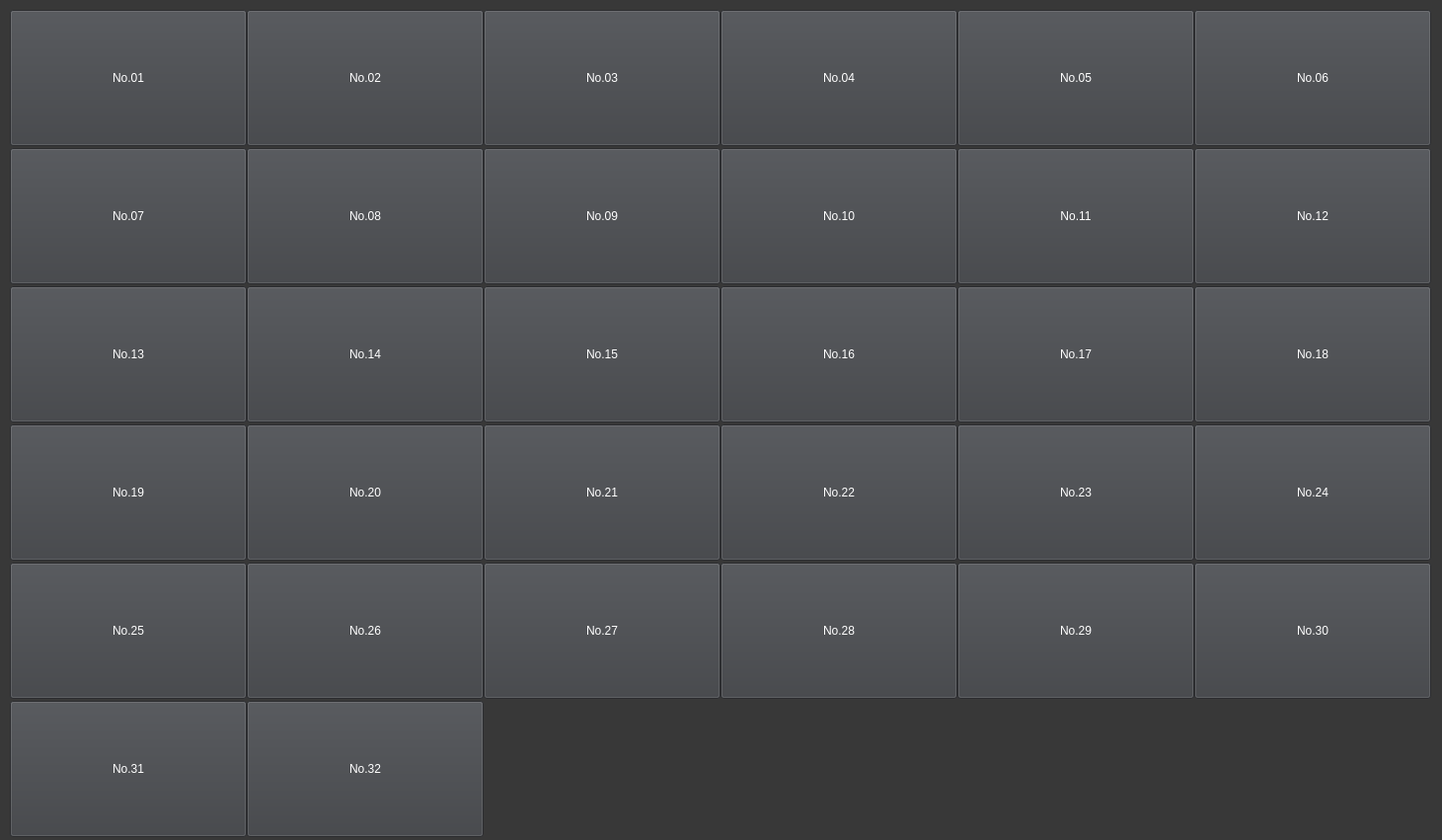
   <widget class="QWidget" name="widget_5" native="true">
    <property name="geometry">
     <rect>
      <x>480</x>
      <y>0</y>
      <width>1461</width>
      <height>851</height>
     </rect>
    </property>
    <property name="styleSheet">
     <string notr="true">background-color: rgb(56, 56, 56);</string>
    </property>
    <widget class="QPushButton" name="cmraBt_01">
     <property name="geometry">
      <rect>
       <x>10</x>
       <y>10</y>
       <width>240</width>
       <height>138</height>
      </rect>
     </property>
     <property name="styleSheet">
      <string notr="true">font: 75 14pt &quot;맑은 고딕&quot;;
color: rgb(255, 255, 255);
background-color: rgb(61, 63, 67);</string>
     </property>
     <property name="text">
      <string>No.01</string>
     </property>
    </widget>
    <widget class="QPushButton" name="cmraBt_02">
     <property name="geometry">
      <rect>
       <x>250</x>
       <y>10</y>
       <width>240</width>
       <height>138</height>
      </rect>
     </property>
     <property name="styleSheet">
      <string notr="true">font: 75 14pt &quot;맑은 고딕&quot;;
color: rgb(255, 255, 255);
background-color: rgb(61, 63, 67);</string>
     </property>
     <property name="text">
      <string>No.02</string>
     </property>
    </widget>
    <widget class="QPushButton" name="cmraBt_03">
     <property name="geometry">
      <rect>
       <x>490</x>
       <y>10</y>
       <width>240</width>
       <height>138</height>
      </rect>
     </property>
     <property name="styleSheet">
      <string notr="true">font: 75 14pt &quot;맑은 고딕&quot;;
color: rgb(255, 255, 255);
background-color: rgb(61, 63, 67);</string>
     </property>
     <property name="text">
      <string>No.03</string>
     </property>
    </widget>
    <widget class="QPushButton" name="cmraBt_04">
     <property name="geometry">
      <rect>
       <x>730</x>
       <y>10</y>
       <width>240</width>
       <height>138</height>
      </rect>
     </property>
     <property name="styleSheet">
      <string notr="true">font: 75 14pt &quot;맑은 고딕&quot;;
color: rgb(255, 255, 255);
background-color: rgb(61, 63, 67);</string>
     </property>
     <property name="text">
      <string>No.04</string>
     </property>
    </widget>
    <widget class="QPushButton" name="cmraBt_05">
     <property name="geometry">
      <rect>
       <x>970</x>
       <y>10</y>
       <width>240</width>
       <height>138</height>
      </rect>
     </property>
     <property name="styleSheet">
      <string notr="true">font: 75 14pt &quot;맑은 고딕&quot;;
color: rgb(255, 255, 255);
background-color: rgb(61, 63, 67);</string>
     </property>
     <property name="text">
      <string>No.05</string>
     </property>
    </widget>
    <widget class="QPushButton" name="cmraBt_06">
     <property name="geometry">
      <rect>
       <x>1210</x>
       <y>10</y>
       <width>240</width>
       <height>138</height>
      </rect>
     </property>
     <property name="styleSheet">
      <string notr="true">font: 75 14pt &quot;맑은 고딕&quot;;
color: rgb(255, 255, 255);
background-color: rgb(61, 63, 67);</string>
     </property>
     <property name="text">
      <string>No.06</string>
     </property>
    </widget>
    <widget class="QPushButton" name="cmraBt_07">
     <property name="geometry">
      <rect>
       <x>10</x>
       <y>150</y>
       <width>240</width>
       <height>138</height>
      </rect>
     </property>
     <property name="styleSheet">
      <string notr="true">font: 75 14pt &quot;맑은 고딕&quot;;
color: rgb(255, 255, 255);
background-color: rgb(61, 63, 67);</string>
     </property>
     <property name="text">
      <string>No.07</string>
     </property>
    </widget>
    <widget class="QPushButton" name="cmraBt_13">
     <property name="geometry">
      <rect>
       <x>10</x>
       <y>290</y>
       <width>240</width>
       <height>138</height>
      </rect>
     </property>
     <property name="styleSheet">
      <string notr="true">font: 75 14pt &quot;맑은 고딕&quot;;
color: rgb(255, 255, 255);
background-color: rgb(61, 63, 67);</string>
     </property>
     <property name="text">
      <string>No.13</string>
     </property>
    </widget>
    <widget class="QPushButton" name="cmraBt_19">
     <property name="geometry">
      <rect>
       <x>10</x>
       <y>430</y>
       <width>240</width>
       <height>138</height>
      </rect>
     </property>
     <property name="styleSheet">
      <string notr="true">font: 75 14pt &quot;맑은 고딕&quot;;
color: rgb(255, 255, 255);
background-color: rgb(61, 63, 67);</string>
     </property>
     <property name="text">
      <string>No.19</string>
     </property>
    </widget>
    <widget class="QPushButton" name="cmraBt_25">
     <property name="geometry">
      <rect>
       <x>10</x>
       <y>570</y>
       <width>240</width>
       <height>138</height>
      </rect>
     </property>
     <property name="styleSheet">
      <string notr="true">font: 75 14pt &quot;맑은 고딕&quot;;
color: rgb(255, 255, 255);
background-color: rgb(61, 63, 67);</string>
     </property>
     <property name="text">
      <string>No.25</string>
     </property>
    </widget>
    <widget class="QPushButton" name="cmraBt_31">
     <property name="geometry">
      <rect>
       <x>10</x>
       <y>710</y>
       <width>240</width>
       <height>138</height>
      </rect>
     </property>
     <property name="styleSheet">
      <string notr="true">font: 75 14pt &quot;맑은 고딕&quot;;
color: rgb(255, 255, 255);
background-color: rgb(61, 63, 67);</string>
     </property>
     <property name="text">
      <string>No.31</string>
     </property>
    </widget>
    <widget class="QPushButton" name="cmraBt_08">
     <property name="geometry">
      <rect>
       <x>250</x>
       <y>150</y>
       <width>240</width>
       <height>138</height>
      </rect>
     </property>
     <property name="styleSheet">
      <string notr="true">font: 75 14pt &quot;맑은 고딕&quot;;
color: rgb(255, 255, 255);
background-color: rgb(61, 63, 67);</string>
     </property>
     <property name="text">
      <string>No.08</string>
     </property>
    </widget>
    <widget class="QPushButton" name="cmraBt_09">
     <property name="geometry">
      <rect>
       <x>490</x>
       <y>150</y>
       <width>240</width>
       <height>138</height>
      </rect>
     </property>
     <property name="styleSheet">
      <string notr="true">font: 75 14pt &quot;맑은 고딕&quot;;
color: rgb(255, 255, 255);
background-color: rgb(61, 63, 67);</string>
     </property>
     <property name="text">
      <string>No.09</string>
     </property>
    </widget>
    <widget class="QPushButton" name="cmraBt_10">
     <property name="geometry">
      <rect>
       <x>730</x>
       <y>150</y>
       <width>240</width>
       <height>138</height>
      </rect>
     </property>
     <property name="styleSheet">
      <string notr="true">font: 75 14pt &quot;맑은 고딕&quot;;
color: rgb(255, 255, 255);
background-color: rgb(61, 63, 67);</string>
     </property>
     <property name="text">
      <string>No.10</string>
     </property>
    </widget>
    <widget class="QPushButton" name="cmraBt_11">
     <property name="geometry">
      <rect>
       <x>970</x>
       <y>150</y>
       <width>240</width>
       <height>138</height>
      </rect>
     </property>
     <property name="styleSheet">
      <string notr="true">font: 75 14pt &quot;맑은 고딕&quot;;
color: rgb(255, 255, 255);
background-color: rgb(61, 63, 67);</string>
     </property>
     <property name="text">
      <string>No.11</string>
     </property>
    </widget>
    <widget class="QPushButton" name="cmraBt_12">
     <property name="geometry">
      <rect>
       <x>1210</x>
       <y>150</y>
       <width>240</width>
       <height>138</height>
      </rect>
     </property>
     <property name="styleSheet">
      <string notr="true">font: 75 14pt &quot;맑은 고딕&quot;;
color: rgb(255, 255, 255);
background-color: rgb(61, 63, 67);</string>
     </property>
     <property name="text">
      <string>No.12</string>
     </property>
    </widget>
    <widget class="QPushButton" name="cmraBt_14">
     <property name="geometry">
      <rect>
       <x>250</x>
       <y>290</y>
       <width>240</width>
       <height>138</height>
      </rect>
     </property>
     <property name="styleSheet">
      <string notr="true">font: 75 14pt &quot;맑은 고딕&quot;;
color: rgb(255, 255, 255);
background-color: rgb(61, 63, 67);</string>
     </property>
     <property name="text">
      <string>No.14</string>
     </property>
    </widget>
    <widget class="QPushButton" name="cmraBt_15">
     <property name="geometry">
      <rect>
       <x>490</x>
       <y>290</y>
       <width>240</width>
       <height>138</height>
      </rect>
     </property>
     <property name="styleSheet">
      <string notr="true">font: 75 14pt &quot;맑은 고딕&quot;;
color: rgb(255, 255, 255);
background-color: rgb(61, 63, 67);</string>
     </property>
     <property name="text">
      <string>No.15</string>
     </property>
    </widget>
    <widget class="QPushButton" name="cmraBt_16">
     <property name="geometry">
      <rect>
       <x>730</x>
       <y>290</y>
       <width>240</width>
       <height>138</height>
      </rect>
     </property>
     <property name="styleSheet">
      <string notr="true">font: 75 14pt &quot;맑은 고딕&quot;;
color: rgb(255, 255, 255);
background-color: rgb(61, 63, 67);</string>
     </property>
     <property name="text">
      <string>No.16</string>
     </property>
    </widget>
    <widget class="QPushButton" name="cmraBt_17">
     <property name="geometry">
      <rect>
       <x>970</x>
       <y>290</y>
       <width>240</width>
       <height>138</height>
      </rect>
     </property>
     <property name="styleSheet">
      <string notr="true">font: 75 14pt &quot;맑은 고딕&quot;;
color: rgb(255, 255, 255);
background-color: rgb(61, 63, 67);</string>
     </property>
     <property name="text">
      <string>No.17</string>
     </property>
    </widget>
    <widget class="QPushButton" name="cmraBt_18">
     <property name="geometry">
      <rect>
       <x>1210</x>
       <y>290</y>
       <width>240</width>
       <height>138</height>
      </rect>
     </property>
     <property name="styleSheet">
      <string notr="true">font: 75 14pt &quot;맑은 고딕&quot;;
color: rgb(255, 255, 255);
background-color: rgb(61, 63, 67);</string>
     </property>
     <property name="text">
      <string>No.18</string>
     </property>
    </widget>
    <widget class="QPushButton" name="cmraBt_20">
     <property name="geometry">
      <rect>
       <x>250</x>
       <y>430</y>
       <width>240</width>
       <height>138</height>
      </rect>
     </property>
     <property name="styleSheet">
      <string notr="true">font: 75 14pt &quot;맑은 고딕&quot;;
color: rgb(255, 255, 255);
background-color: rgb(61, 63, 67);</string>
     </property>
     <property name="text">
      <string>No.20</string>
     </property>
    </widget>
    <widget class="QPushButton" name="cmraBt_21">
     <property name="geometry">
      <rect>
       <x>490</x>
       <y>430</y>
       <width>240</width>
       <height>138</height>
      </rect>
     </property>
     <property name="styleSheet">
      <string notr="true">font: 75 14pt &quot;맑은 고딕&quot;;
color: rgb(255, 255, 255);
background-color: rgb(61, 63, 67);</string>
     </property>
     <property name="text">
      <string>No.21</string>
     </property>
    </widget>
    <widget class="QPushButton" name="cmraBt_22">
     <property name="geometry">
      <rect>
       <x>730</x>
       <y>430</y>
       <width>240</width>
       <height>138</height>
      </rect>
     </property>
     <property name="styleSheet">
      <string notr="true">font: 75 14pt &quot;맑은 고딕&quot;;
color: rgb(255, 255, 255);
background-color: rgb(61, 63, 67);</string>
     </property>
     <property name="text">
      <string>No.22</string>
     </property>
    </widget>
    <widget class="QPushButton" name="cmraBt_23">
     <property name="geometry">
      <rect>
       <x>970</x>
       <y>430</y>
       <width>240</width>
       <height>138</height>
      </rect>
     </property>
     <property name="styleSheet">
      <string notr="true">font: 75 14pt &quot;맑은 고딕&quot;;
color: rgb(255, 255, 255);
background-color: rgb(61, 63, 67);</string>
     </property>
     <property name="text">
      <string>No.23</string>
     </property>
    </widget>
    <widget class="QPushButton" name="cmraBt_24">
     <property name="geometry">
      <rect>
       <x>1210</x>
       <y>430</y>
       <width>240</width>
       <height>138</height>
      </rect>
     </property>
     <property name="styleSheet">
      <string notr="true">font: 75 14pt &quot;맑은 고딕&quot;;
color: rgb(255, 255, 255);
background-color: rgb(61, 63, 67);</string>
     </property>
     <property name="text">
      <string>No.24</string>
     </property>
    </widget>
    <widget class="QPushButton" name="cmraBt_26">
     <property name="geometry">
      <rect>
       <x>250</x>
       <y>570</y>
       <width>240</width>
       <height>138</height>
      </rect>
     </property>
     <property name="styleSheet">
      <string notr="true">font: 75 14pt &quot;맑은 고딕&quot;;
color: rgb(255, 255, 255);
background-color: rgb(61, 63, 67);</string>
     </property>
     <property name="text">
      <string>No.26</string>
     </property>
    </widget>
    <widget class="QPushButton" name="cmraBt_27">
     <property name="geometry">
      <rect>
       <x>490</x>
       <y>570</y>
       <width>240</width>
       <height>138</height>
      </rect>
     </property>
     <property name="styleSheet">
      <string notr="true">font: 75 14pt &quot;맑은 고딕&quot;;
color: rgb(255, 255, 255);
background-color: rgb(61, 63, 67);</string>
     </property>
     <property name="text">
      <string>No.27</string>
     </property>
    </widget>
    <widget class="QPushButton" name="cmraBt_28">
     <property name="geometry">
      <rect>
       <x>730</x>
       <y>570</y>
       <width>240</width>
       <height>138</height>
      </rect>
     </property>
     <property name="styleSheet">
      <string notr="true">font: 75 14pt &quot;맑은 고딕&quot;;
color: rgb(255, 255, 255);
background-color: rgb(61, 63, 67);</string>
     </property>
     <property name="text">
      <string>No.28</string>
     </property>
    </widget>
    <widget class="QPushButton" name="cmraBt_29">
     <property name="geometry">
      <rect>
       <x>970</x>
       <y>570</y>
       <width>240</width>
       <height>138</height>
      </rect>
     </property>
     <property name="styleSheet">
      <string notr="true">font: 75 14pt &quot;맑은 고딕&quot;;
color: rgb(255, 255, 255);
background-color: rgb(61, 63, 67);</string>
     </property>
     <property name="text">
      <string>No.29</string>
     </property>
    </widget>
    <widget class="QPushButton" name="cmraBt_30">
     <property name="geometry">
      <rect>
       <x>1210</x>
       <y>570</y>
       <width>240</width>
       <height>138</height>
      </rect>
     </property>
     <property name="styleSheet">
      <string notr="true">font: 75 14pt &quot;맑은 고딕&quot;;
color: rgb(255, 255, 255);
background-color: rgb(61, 63, 67);</string>
     </property>
     <property name="text">
      <string>No.30</string>
     </property>
    </widget>
    <widget class="QPushButton" name="cmraBt_32">
     <property name="geometry">
      <rect>
       <x>250</x>
       <y>710</y>
       <width>240</width>
       <height>138</height>
      </rect>
     </property>
     <property name="styleSheet">
      <string notr="true">font: 75 14pt &quot;맑은 고딕&quot;;
color: rgb(255, 255, 255);
background-color: rgb(61, 63, 67);</string>
     </property>
     <property name="text">
      <string>No.32</string>
     </property>
    </widget>
   </widget>
